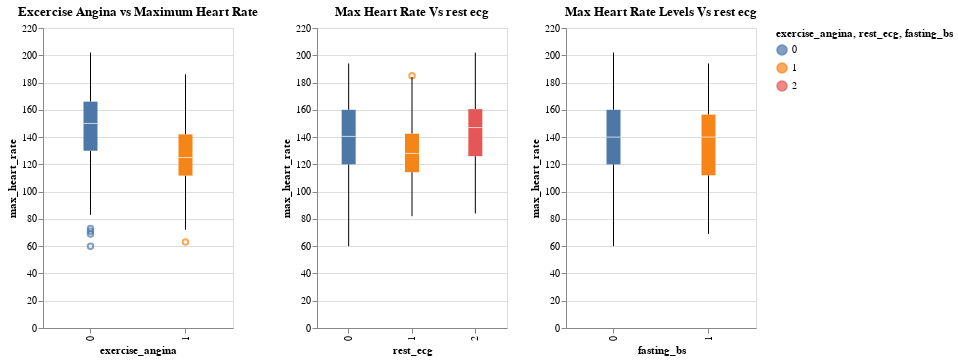

The cell this chart's notebook holds for it:
### Code cell
heart_rate_vs_angina = Chart(heart).mark_boxplot().encode(
    Y("max_heart_rate:Q"), X("exercise_angina:O"),
    color="exercise_angina").properties(
        title="Excercise Angina vs Maximum Heart Rate", width=190, height=300)

heart_rate_vs_rest = Chart(heart).mark_boxplot().encode(
    Y("max_heart_rate:Q"), X("rest_ecg:O"),
    color="rest_ecg").properties(title="Max Heart Rate Vs rest ecg",
                                 width=190,
                                 height=300)

heart_rate_vs_fasting = Chart(heart).mark_boxplot().encode(
    Y("max_heart_rate:Q"), X("fasting_bs:O"),
    color="fasting_bs").properties(title="Max Heart Rate Levels Vs rest ecg",
                                   width=190,
                                   height=300)
heart_rate_vs_angina | heart_rate_vs_rest | heart_rate_vs_fasting

### Figure 1 — Vega-Lite specification as saved in the notebook (floating-point values rounded to 4 significant figures; data arrays with more than 128 entries replaced by an {"elided": "..."} marker saying what was removed)
{"config": {"view": {"continuousWidth": 400, "continuousHeight": 300}}, "hconcat": [{"mark": "boxplot", "encoding": {"color": {"field": "exercise_angina", "type": "nominal"}, "x": {"field": "exercise_angina", "type": "ordinal"}, "y": {"field": "max_heart_rate", "type": "quantitative"}}, "height": 300, "title": "Excercise Angina vs Maximum Heart Rate", "width": 190}, {"mark": "boxplot", "encoding": {"color": {"field": "rest_ecg", "type": "nominal"}, "x": {"field": "rest_ecg", "type": "ordinal"}, "y": {"field": "max_heart_rate", "type": "quantitative"}}, "height": 300, "title": "Max Heart Rate Vs rest ecg", "width": 190}, {"mark": "boxplot", "encoding": {"color": {"field": "fasting_bs", "type": "nominal"}, "x": {"field": "fasting_bs", "type": "ordinal"}, "y": {"field": "max_heart_rate", "type": "quantitative"}}, "height": 300, "title": "Max Heart Rate Levels Vs rest ecg", "width": 190}], "data": {"name": "data-9c5c541ff0505177026c42e372cebf79"}, "$schema": "https://vega.github.io/schema/vega-lite/v4.17.0.json", "datasets": {"data-9c5c541ff0505177026c42e372cebf79": {"elided": "741 records"}}}
